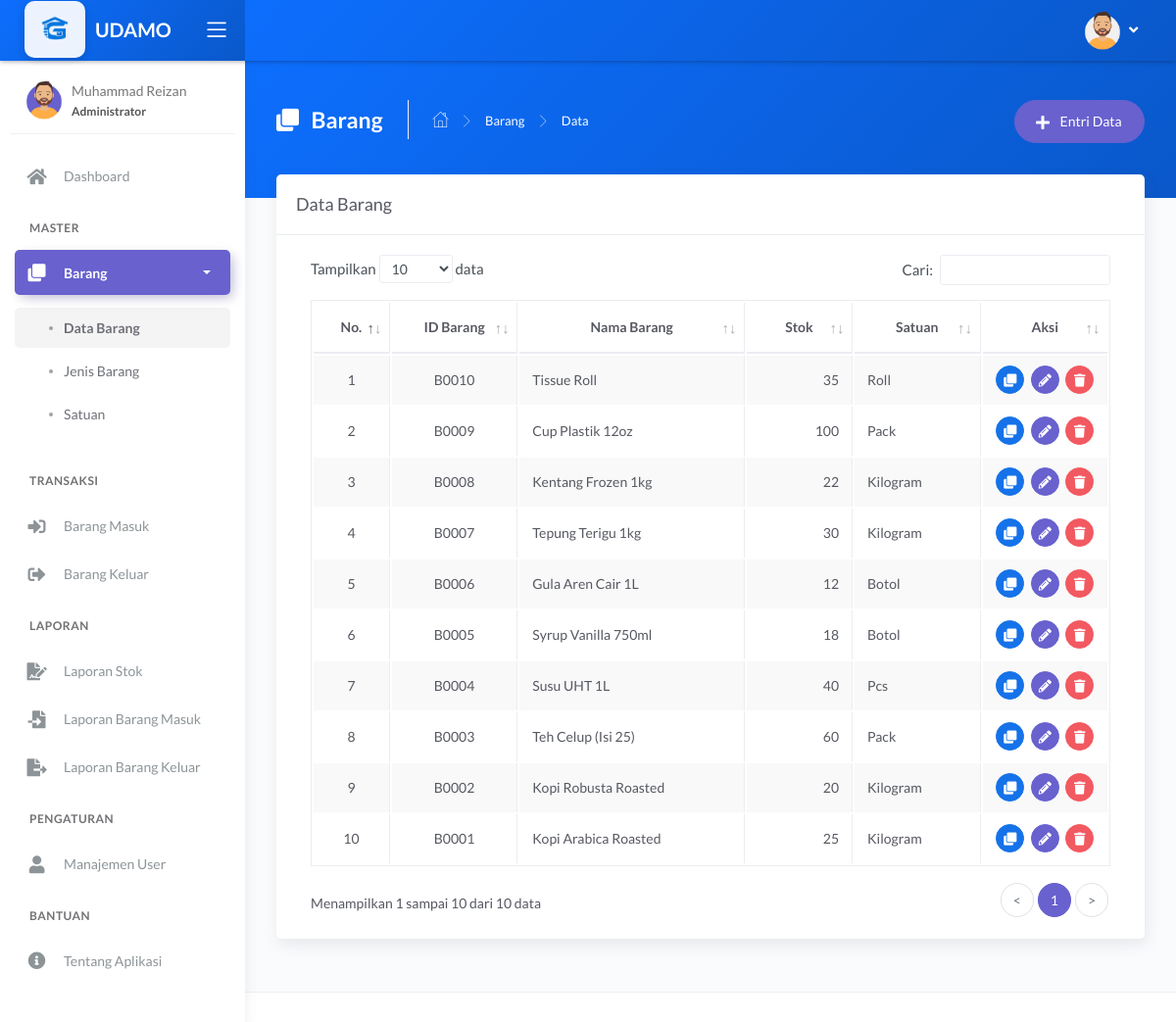
The app's page /main.php?module=barang (signed in) with its own data.
### tables this page shows
CREATE TABLE `tbl_barang` (
  `id_barang` varchar(5) NOT NULL,
  `nama_barang` varchar(100) NOT NULL,
  `jenis` int(11) NOT NULL,
  `stok_minimum` int(11) NOT NULL,
  `stok` int(11) NOT NULL DEFAULT '0',
  `satuan` int(11) NOT NULL,
  `foto` varchar(100) DEFAULT NULL
);

CREATE TABLE `tbl_satuan` (
  `id_satuan` int(11) NOT NULL,
  `nama_satuan` varchar(30) NOT NULL
);

### modules/barang/tampil_data.php (the view, shortened to what this page needs)
<?php
if (basename($_SERVER['PHP_SELF']) === basename(__FILE__)) {
    header('location: 404.html');
}
else {
?>
  <div class="panel-header" style="background: linear-gradient(135deg, #0d6efd, #0a58ca);">
        <div class="page-inner py-45">
            <div class="d-flex align-items-left align-items-md-top flex-column flex-md-row">
                <div class="page-header text-white">
                    <h4 class="page-title text-white"><i class="fas fa-clone mr-2"></i> Barang</h4>
                    <ul class="breadcrumbs">
                        <li class="nav-home"><a href="?module=dashboard"><i class="flaticon-home text-white"></i></a></li>
                        <li class="separator"><i class="flaticon-right-arrow"></i></li>
                        <li class="nav-item"><a href="?module=barang" class="text-white">Barang</a></li>
                        <li class="separator"><i class="flaticon-right-arrow"></i></li>
                        <li class="nav-item"><a>Data</a></li>
                    </ul>
                </div>
                <div class="ml-md-auto py-2 py-md-0">
                    <a href="?module=form_entri_barang" class="btn btn-secondary btn-round">
                        <span class="btn-label"><i class="fa fa-plus mr-2"></i></span> Entri Data
                    </a>
                </div>
            </div>
        </div>
    </div>
    <div class="page-inner mt--5">
        <div class="card">
            <div class="card-header">
                <div class="card-title">Data Barang</div>
            </div>
            <div class="card-body">
                <div class="table-responsive">
                    <table id="basic-datatables" class="display table table-bordered table-striped table-hover">
                        <thead>
                            <tr>
                                <th class="text-center">No.</th>
                                <th class="text-center">ID Barang</th>
                                <th class="text-center">Nama Barang</th>
                                <th class="text-center">Stok</th>
                                <th class="text-center">Satuan</th>
                                <th class="text-center">Aksi</th>
                            </tr>
                        </thead>
                        <tbody>
                            <?php
                            $no = 1;
                            $query = mysqli_query($mysqli, "SELECT a.id_barang, a.nama_barang, a.stok, a.satuan, b.nama_satuan
                                                            FROM tbl_barang as a INNER JOIN tbl_satuan as b ON a.satuan=b.id_satuan
                                                            ORDER BY a.id_barang DESC")
                                                            or die('Ada kesalahan pada query tampil data : ' . mysqli_error($mysqli));
                            while ($data = mysqli_fetch_assoc($query)) { ?>
                                <tr>
                                    <td width="50" class="text-center"><?php echo $no++; ?></td>
                                    <td width="100" class="text-center"><?php echo $data['id_barang']; ?></td>
                                    <td width="200"><?php echo $data['nama_barang']; ?></td>
                                    <td width="80" class="text-right"><?php echo $data['stok']; ?></td>
                                    <td width="100"><?php echo $data['nama_satuan']; ?></td>
                                    <td width="100" class="text-center">
                                        <div>
                                            <a href="?module=tampil_detail_barang&id=<?php echo $data['id_barang']; ?>" class="btn btn-icon btn-round btn-primary btn-sm mr-md-1" data-toggle="tooltip" data-placement="top" title="Detail">
                                                <i class="fas fa-clone fa-sm"></i>
                                            </a>
                                            <a href="?module=form_ubah_barang&id=<?php echo $data['id_barang']; ?>" class="btn btn-icon btn-round btn-secondary btn-sm mr-md-1" data-toggle="tooltip" data-placement="top" title="Ubah">
                                                <i class="fas fa-pencil-alt fa-sm"></i>
                                            </a>
                                            <a href="modules/barang/proses_hapus.php?id=<?php echo $data['id_barang']; ?>" onclick="return confirm('Anda yakin ingin menghapus data barang <?php echo $data['nama_barang']; ?>?')" class="btn btn-icon btn-round btn-danger btn-sm" data-toggle="tooltip" data-placement="top" title="Hapus">
                                                <i class="fas fa-trash fa-sm"></i>
                                            </a>
                                        </div>
                                    </td>
                                </tr>
                            <?php } ?>
                        </tbody>
                    </table>
                </div>
            </div>
        </div>
    </div>
<?php } ?>

### records on screen
tbl_barang: id_barang "B0010", nama_barang "Tissue Roll", stok "35", tbl_satuan.nama_satuan "Roll"
tbl_barang: id_barang "B0009", nama_barang "Cup Plastik 12oz", stok "100", tbl_satuan.nama_satuan "Pack"
tbl_barang: id_barang "B0008", nama_barang "Kentang Frozen 1kg", stok "22", tbl_satuan.nama_satuan "Kilogram"
tbl_barang: id_barang "B0007", nama_barang "Tepung Terigu 1kg", stok "30", tbl_satuan.nama_satuan "Kilogram"
tbl_barang: id_barang "B0006", nama_barang "Gula Aren Cair 1L", stok "12", tbl_satuan.nama_satuan "Botol"
tbl_barang: id_barang "B0005", nama_barang "Syrup Vanilla 750ml", stok "18", tbl_satuan.nama_satuan "Botol"
tbl_barang: id_barang "B0004", nama_barang "Susu UHT 1L", stok "40", tbl_satuan.nama_satuan "Pcs"
tbl_barang: id_barang "B0003", nama_barang "Teh Celup (Isi 25)", stok "60", tbl_satuan.nama_satuan "Pack"
tbl_barang: id_barang "B0002", nama_barang "Kopi Robusta Roasted", stok "20", tbl_satuan.nama_satuan "Kilogram"
tbl_barang: id_barang "B0001", nama_barang "Kopi Arabica Roasted", stok "25", tbl_satuan.nama_satuan "Kilogram"

### other values on screen
$_SESSION['nama_user'] "Muhammad Reizan"
$_SESSION['hak_akses'] "Administrator"
